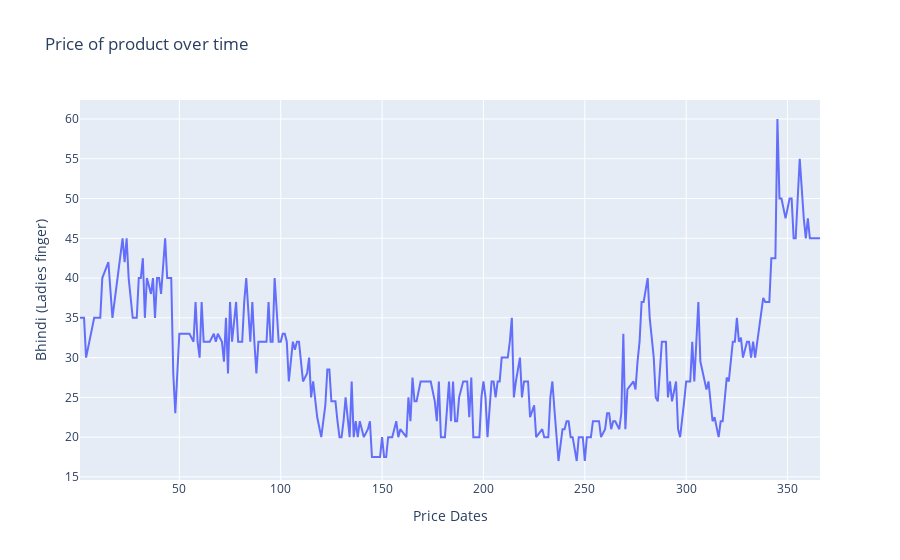
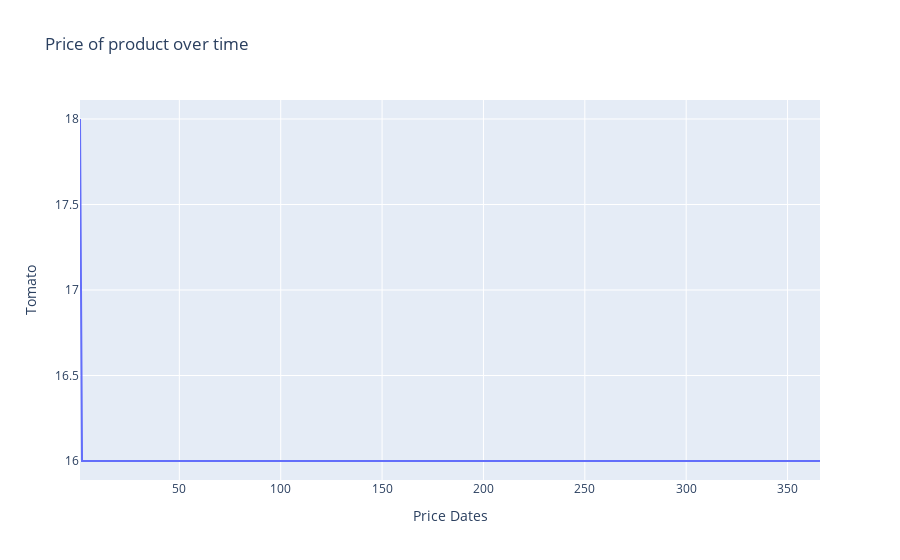
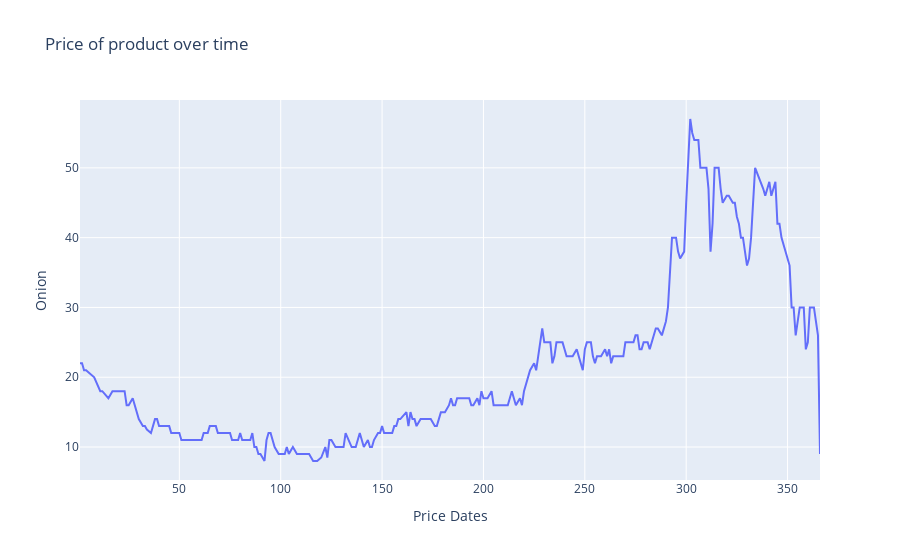
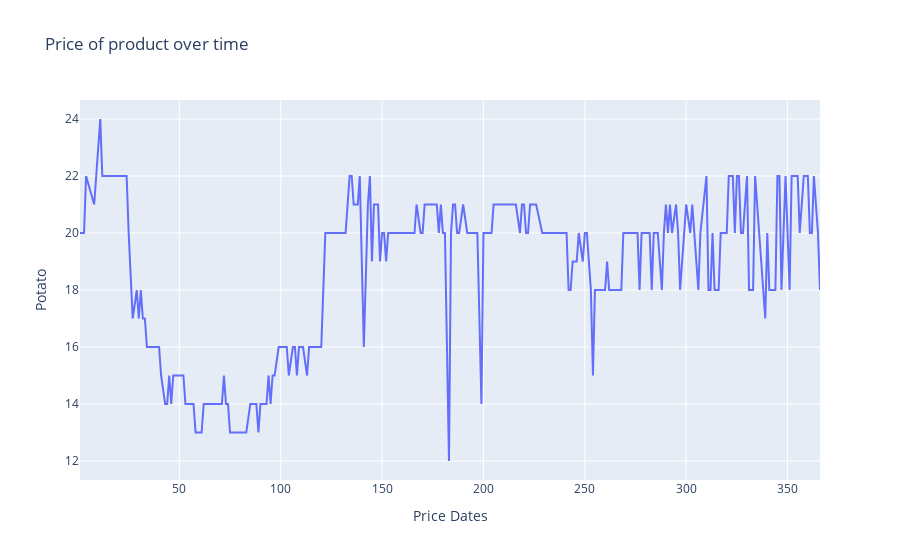

The cell these charts' notebook holds for them, in order:
### Markdown cell above
Lets set up to have a look at some graphs and see what this data can tell us. We'll start with a time series plot.

### Code cell
for i in df[vars_to_study]:
    fig = px.line(df, x=df["Price Dates"], y=i, title='Price of product over time')
    fig.show()

### Figure 1 — Plotly figure (JSON) as saved in the notebook; plotly's stock layout.template omitted (floating-point values rounded to 4 significant figures; data arrays with more than 128 entries replaced by an {"elided": "..."} marker saying what was removed)
{"data": [{"hovertemplate": "Price Dates=%{x}<br>Bhindi (Ladies finger)=%{y}<extra></extra>", "legendgroup": "", "line": {"color": "#636efa", "dash": "solid"}, "marker": {"symbol": "circle"}, "mode": "lines", "name": "", "orientation": "v", "showlegend": false, "type": "scatter", "x": {"elided": "287 int values"}, "xaxis": "x", "y": {"elided": "287 float values"}, "yaxis": "y"}], "layout": {"legend": {"tracegroupgap": 0}, "title": {"text": "Price of product over time"}, "xaxis": {"anchor": "y", "domain": [0, 1], "title": {"text": "Price Dates"}}, "yaxis": {"anchor": "x", "domain": [0, 1], "title": {"text": "Bhindi (Ladies finger)"}}}}

### Figure 2 — Plotly figure (JSON) as saved in the notebook; plotly's stock layout.template omitted (floating-point values rounded to 4 significant figures; data arrays with more than 128 entries replaced by an {"elided": "..."} marker saying what was removed)
{"data": [{"hovertemplate": "Price Dates=%{x}<br>Tomato=%{y}<extra></extra>", "legendgroup": "", "line": {"color": "#636efa", "dash": "solid"}, "marker": {"symbol": "circle"}, "mode": "lines", "name": "", "orientation": "v", "showlegend": false, "type": "scatter", "x": {"elided": "287 int values"}, "xaxis": "x", "y": {"elided": "287 int values"}, "yaxis": "y"}], "layout": {"legend": {"tracegroupgap": 0}, "title": {"text": "Price of product over time"}, "xaxis": {"anchor": "y", "domain": [0, 1], "title": {"text": "Price Dates"}}, "yaxis": {"anchor": "x", "domain": [0, 1], "title": {"text": "Tomato"}}}}

### Figure 3 — Plotly figure (JSON) as saved in the notebook; plotly's stock layout.template omitted (floating-point values rounded to 4 significant figures; data arrays with more than 128 entries replaced by an {"elided": "..."} marker saying what was removed)
{"data": [{"hovertemplate": "Price Dates=%{x}<br>Onion=%{y}<extra></extra>", "legendgroup": "", "line": {"color": "#636efa", "dash": "solid"}, "marker": {"symbol": "circle"}, "mode": "lines", "name": "", "orientation": "v", "showlegend": false, "type": "scatter", "x": {"elided": "287 int values"}, "xaxis": "x", "y": {"elided": "287 float values"}, "yaxis": "y"}], "layout": {"legend": {"tracegroupgap": 0}, "title": {"text": "Price of product over time"}, "xaxis": {"anchor": "y", "domain": [0, 1], "title": {"text": "Price Dates"}}, "yaxis": {"anchor": "x", "domain": [0, 1], "title": {"text": "Onion"}}}}

### Figure 4 — Plotly figure (JSON) as saved in the notebook; plotly's stock layout.template omitted (floating-point values rounded to 4 significant figures; data arrays with more than 128 entries replaced by an {"elided": "..."} marker saying what was removed)
{"data": [{"hovertemplate": "Price Dates=%{x}<br>Potato=%{y}<extra></extra>", "legendgroup": "", "line": {"color": "#636efa", "dash": "solid"}, "marker": {"symbol": "circle"}, "mode": "lines", "name": "", "orientation": "v", "showlegend": false, "type": "scatter", "x": {"elided": "287 int values"}, "xaxis": "x", "y": {"elided": "287 int values"}, "yaxis": "y"}], "layout": {"legend": {"tracegroupgap": 0}, "title": {"text": "Price of product over time"}, "xaxis": {"anchor": "y", "domain": [0, 1], "title": {"text": "Price Dates"}}, "yaxis": {"anchor": "x", "domain": [0, 1], "title": {"text": "Potato"}}}}
